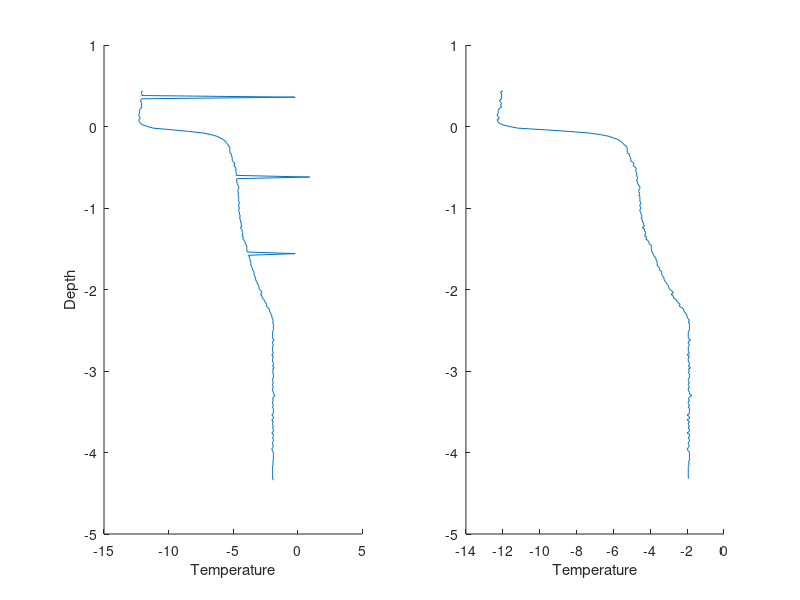
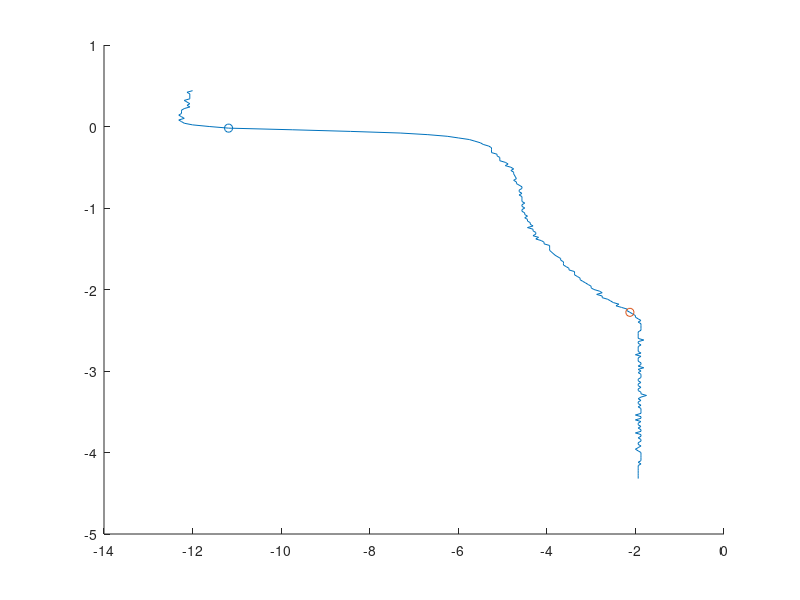

These charts were generated, in order, by the following MATLAB code: (Note: this script raises an error after producing the figures.)
% DATA CLEANER
load data.mat

% data preview
figure; hold on;
subplot(1, 2, 1); hold on;
plot(temperature, depth);
ylabel 'Depth'
xlabel 'Temperature'

% dataset cleaner
% define the deltaT air -> sea
T_start = mean(temperature(1:10));
T_end = mean(temperature(end-10:end));
deltaT = abs(T_start - T_end);
% define a maximum delta between T[i] and T[i+1] 
% as a fraction of deltaT
wall = deltaT*0.20;

% filter
dT = diff(temperature);
valid_data = ~(abs(dT) > wall);
% remove points with dT greater then the wall
T = temperature(valid_data);
h = depth(valid_data);

% filtered data preview
subplot(1, 2, 2); hold on;
plot(T, h);

xlabel 'Temperature'

% ---------------------------------
% TOP-DOWN
% Second consecutive point out of control
% ---------------------------------

w = 10;   % moving window size
k = 3;    % factor

n = length(T);
out_of_control = 0;
flagged_idx = [];

% SCAN TOP-DOWN
for i = w:n
    mu = mean(T(1:i-3));
    sigma = std(T(1:i-3));
    UCL = mu + k*sigma;
    LCL = mu - k*sigma;

    if T(i) > UCL || T(i) < LCL
        out_of_control = out_of_control + 1;
    else
       out_of_control = 0; % reset counter if not consecutive
    end
    if out_of_control == 2
        flagged_idx = i;
        disp(flagged_idx);
        break;
    end
end

% ----------------------------------------------
% CONTROL CHART - BOTTOM-UP
% Second consecutive point out of control
% ----------------------------------------------

w = 10;   % moving window size
k = 3;    % factor

n = length(T);
out_of_control = 0;
flagged_idx_bottomup = [];

% Scan BOTTOM-UP
for i = n-w+1:-1:1
    mu = mean(T(i+3:n));
    sigma = std(T(i+3:n));
    UCL = mu + k*sigma;
    LCL = mu - k*sigma;

    if T(i) > UCL || T(i) < LCL
        out_of_control = out_of_control + 1;
    else
        out_of_control = 0; % reset counter if not consecutive
    end

    if out_of_control == 2
        flagged_idx_bottomup = i;
        disp(flagged_idx_bottomup);
        break;
    end
end

figure; hold on;
plot(T, h);
scatter(T(flagged_idx), h(flagged_idx));
scatter(T(flagged_idx_bottomup), h(flagged_idx_bottomup));


PA = [T(flagged_idx), h(flagged_idx)];
PC = [T(flagged_idx_bottomup), h(flagged_idx_bottomup)];

% ----------------------------------------------
% ISOLATE DATA BETWEEN PA and PC
% ----------------------------------------------

% PA and PC indices
idxA = flagged_idx;
idxC = flagged_idx_bottomup;

% Make sure idxA < idxC
if idxA > idxC
    temp = idxA;
    idxA = idxC;
    idxC = temp;
end

% Subset
P_T = T(idxA:idxC);
P_h = h(idxA:idxC);
nP = length(P_T);

% ----------------------------------------------
% LOOP OVER PX AND FIT SEGMENTS
% ----------------------------------------------

% Initialize arrays
slopes1 = zeros(nP-2, 1);
slopes2 = zeros(nP-2, 1);
rmse1   = zeros(nP-2, 1);
rmse2   = zeros(nP-2, 1);
rmse_mean = zeros(nP-2, 1);

% Loop over possible PX (exclude PA and PC)
for j = 2:nP-1

    % Segment 1: PA to PX
    X1 = P_T(1:j);
    Y1 = P_h(1:j);
    p1 = polyfit(X1, Y1, 1);
    Y1_fit = polyval(p1, X1);

    slopes1(j-1) = p1(1);
    rmse1(j-1) = sqrt(mean((Y1 - Y1_fit).^2));

    % Segment 2: PX to PC
    X2 = P_T(j:end);
    Y2 = P_h(j:end);
    p2 = polyfit(X2, Y2, 1);
    Y2_fit = polyval(p2, X2);

    slopes2(j-1) = p2(1);
    rmse2(j-1) = sqrt(mean((Y2 - Y2_fit).^2));

    % Mean error
    rmse_mean(j-1) = mean([rmse1(j-1), rmse2(j-1)]);
end

% ----------------------------------------------
% OUTPUT TABLE
% ----------------------------------------------

Results = table((idxA+1:idxC-1)', slopes1, slopes2, rmse1, rmse2, rmse_mean, ...
    'VariableNames', {'PX_idx','Slope1','Slope2','RMSE1','RMSE2','RMSE_Mean'});

disp(Results);


% ----------------------------------------------
% Plot original data and points PA, PX, PC, PB
% ----------------------------------------------

figure; hold on; grid on; box on;

% Data (T,h)
plot(T, h, 'k.-', 'DisplayName', 'Filtered Data');

% PA
plot(PA(1), PA(2), 'ro', 'MarkerFaceColor', 'r', 'DisplayName', 'PA');

% PC
plot(PC(1), PC(2), 'go', 'MarkerFaceColor', 'g', 'DisplayName', 'PC');

% PX
[~, best_idx] = min(Results.RMSE_Mean);
PX_idx = Results.PX_idx(best_idx);
PX = [T(PX_idx), h(PX_idx)];
plot(PX(1), PX(2), 'bo', 'MarkerFaceColor', 'b', 'DisplayName', 'PX (Best)');

% ----------------------------------------------
% Compute fits
% ----------------------------------------------

% Segment 1: PA to PX
X1 = T(idxA:PX_idx);
Y1 = h(idxA:PX_idx);
p1 = polyfit(X1, Y1, 1);

% Segment 2: PX to PC
X2 = T(PX_idx:idxC);
Y2 = h(PX_idx:idxC);
p2 = polyfit(X2, Y2, 1);

% ----------------------------------------------
% Compute PB (intersection)
% ----------------------------------------------

m1 = p1(1); q1 = p1(2);
m2 = p2(1); q2 = p2(2);

xPB = (q2 - q1) / (m1 - m2);
yPB = m1 * xPB + q1;
PB = [xPB, yPB];
plot(PB(1), PB(2), 'ms', 'MarkerSize', 8, 'MarkerFaceColor', 'm', 'DisplayName', 'PB (Intersection)');

% ----------------------------------------------
% Draw extended lines
% ----------------------------------------------

% For visual clarity, extend beyond PA/PX and PX/PC

% Line 1: from PA to PB
x1_ext = linspace(PA(1), PB(1), 100);
y1_ext = polyval(p1, x1_ext);
plot(x1_ext, y1_ext, 'r-', 'LineWidth', 2, 'DisplayName', 'Segment 1 Best Fit (Extended)');

% Line 2: from PB to PC
x2_ext = linspace(PB(1), PC(1), 100);
y2_ext = polyval(p2, x2_ext);
plot(x2_ext, y2_ext, 'b-', 'LineWidth', 2, 'DisplayName', 'Segment 2 Best Fit (Extended)');

% ----------------------------------------------
% Final touches
% ----------------------------------------------
xlabel('Temperature');
ylabel('Depth');
legend('show', 'Location', 'southwest');title('Best Fit Segments (Extended) with Control Points and Intersection PB');
